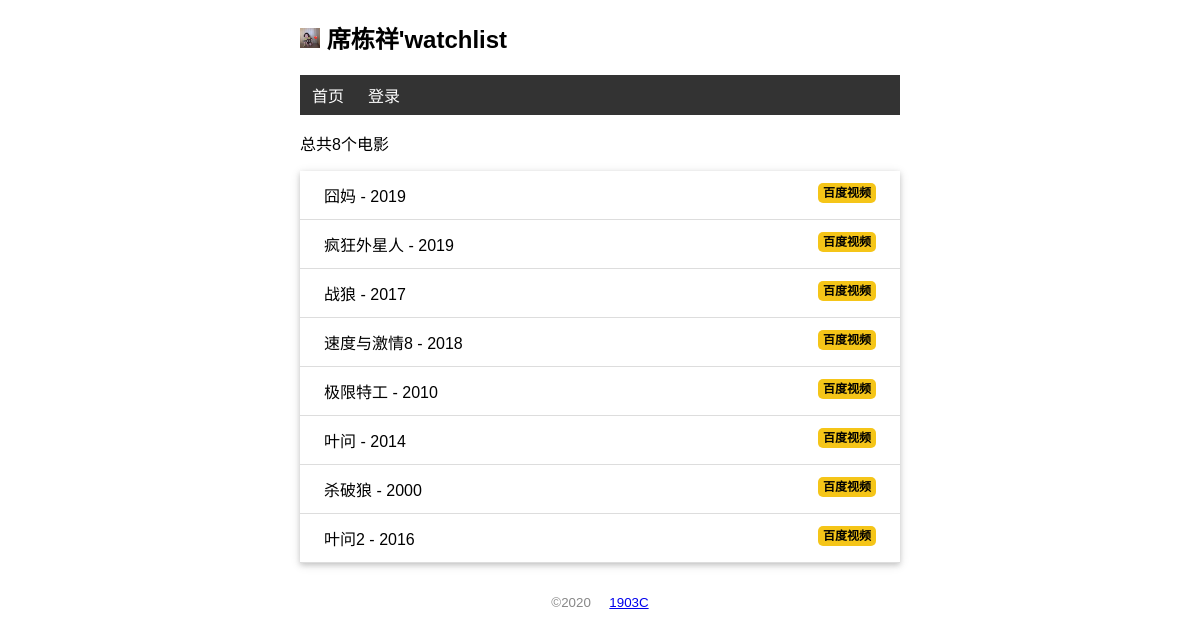
The page / on the database its author committed.
### app.py (models this page shows, shortened)
class User(db.Model,UserMixin):
    id = db.Column(db.Integer,primary_key=True)
    name = db.Column(db.String(20))
    username = db.Column(db.String(20))
    password_hash = db.Column(db.String(128))

class Movie(db.Model):
    id = db.Column(db.Integer,primary_key=True)
    title = db.Column(db.String(60))
    year = db.Column(db.String(4))

### app.py (the view, shortened to what this page needs)
@app.route('/',methods=['GET','POST'])
def index():
    movies = Movie.query.all()
    return render_template('index.html',movies=movies)

### app.py (called while the page is built)
@app.context_processor
def common_user():
    user = User.query.first()
    return dict(user=user)

### templates/index.html (shortened to what this page needs)
{% extends 'base.html' %}
{% block content %}
<p>总共{{ movies|length }}个电影</p>
<ul class="movie-list">
    {% for movie in movies%}
    <li>
        {{ movie.title }} - {{ movie.year }}
        <span class="float-right">
            <a class="baidu" href="http://v.baidu.com/v?word={{ movie.title }}&ct=301989888&rn=67&pn=0&db=0&s=0&fbl=800&ie=utf-8&oq={{ movie.title }}&f=3&rsp=0" target="_blank">百度视频</a>
        </span>
    </li>
    {% endfor %}
</ul>
{% endblock %}

### templates/base.html (shortened to what this page needs)
<!DOCTYPE html>
<html lang="zh">
<head>
    {% block head %}
    <link rel="stylesheet" href="{{ url_for('static',filename='css/style.css') }}">
    {% endblock %}
</head>
<body>
    <h2>
        <img src="{{ url_for('static',filename='images/2.jpg') }}" alt="头像" class="avatar" style= "width: 20px;height: 20px;">
        {{ user.name }}'watchlist
    </h2>
    <nav>
        <ul>
            <li>
                <a href="{{ url_for('index') }}">首页</a>
            </li>
            {% if not current_user.is_authenticated %}
            <li>
                <a href="{{ url_for('login') }}">登录</a>
            </li>
            {% else %}
            <li>
                <a href="{{ url_for('login') }}">{{ current_user.name }}</a>
            </li>
            {% endif %}
        </ul>
    </nav>
    {% block content %}{% endblock %}
    <footer>
        <small>&copy;2020 &nbsp;&nbsp;&nbsp; <a href="#">1903C</a> </small>
    </footer>
</body>
</html>

### static/css/style.css (style rules this page uses)
body { margin: 0 auto; max-width: 600px; font-size: 16px; font-family: Arial, Helvetica, sans-serif; }
footer { color: #888; margin-top: 20px; text-align: center; padding: 10px; }
.avatar { width: 40px; }
.movie-list { list-style-type: none; padding: 0; margin-bottom: 10px; box-shadow: 0 2px 5px 0 rgba(0, 0, 0, 0.16),0 2px 10px 0 rgba(0, 0, 0, 0.12); }
.movie-list li { padding: 12px 24px; border-bottom: 1px solid #dddddd; }
nav ul { list-style-type: none; margin: 0; padding: 0; overflow: hidden; background-color: #333333; }
nav li { float: left; }
nav li a { display: block; color: white; text-align: center; padding: 8px 12px; text-decoration: none; }
.float-right { float: right; }
.baidu { font-size: 12px; font-weight: bold; color: black; text-decoration: none; background: #f5c518; border-radius: 5px; padding: 3px 5px; }

### rows shown on the page
User: name "席栋祥"
Movie: title "囧妈", year "2019"
Movie: title "疯狂外星人", year "2019"
Movie: title "战狼", year "2017"
Movie: title "速度与激情8", year "2018"
Movie: title "极限特工", year "2010"
Movie: title "叶问", year "2014"
Movie: title "杀破狼", year "2000"
Movie: title "叶问2", year "2016"

### other values the page prints
{{ movies|length }} "8"
